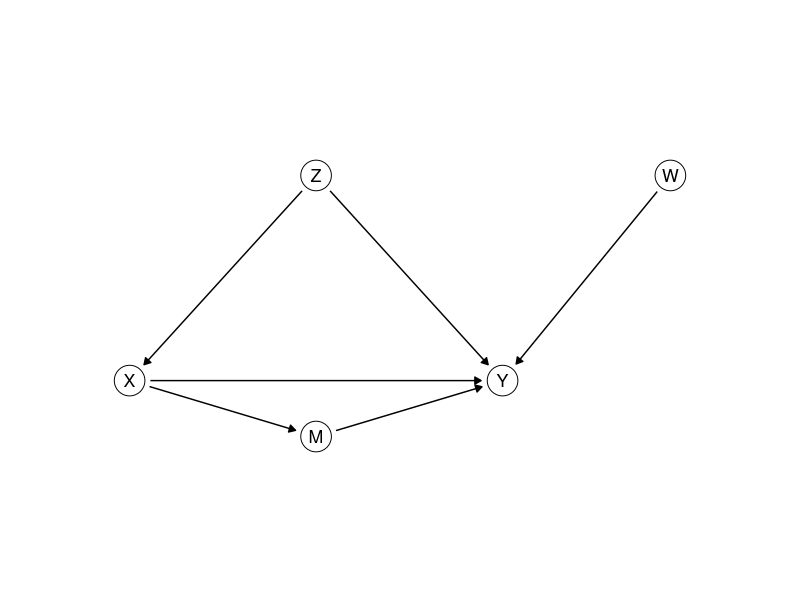

Write R code to recreate this figure.
## ---- chunk 1
library(ggplot2)
library(dplyr)
theme_set(theme_minimal())
set.seed(313)

# Causal graphs: letters in circles, one panel per value of `panel`. A circle's size is
# fixed on the page, in inches, while the figure's size decides how many inches a data
# unit is. draw_dag measures both on the graphics device open when it is called, and
# stops every arrow `gap` inches short of the circles.
draw_dag <- function(nodes, edges, xlim = c(-0.5, 2.5), ylim = c(-0.4, 1.4), gap = 0.05) {
  if (!"panel" %in% names(nodes)) { nodes$panel <- ""; edges$panel <- "" }
  dot <- 10; stroke <- 0.5; lw <- 0.5
  p <- ggplot() +
    geom_point(data = nodes, aes(x, y), size = dot, shape = 21, fill = "white", stroke = stroke) +
    geom_text(data = nodes, aes(x, y, label = name), size = 4.5) +
    facet_wrap(~ panel, nrow = 1) +
    coord_fixed(xlim = xlim, ylim = ylim) +
    theme_void()
  # inches per data unit: the panels share what the strips and spacing leave of the figure
  inch <- function(u, f) f(u, "in", valueOnly = TRUE)
  g <- ggplotGrob(p)
  pp <- ggplot_build(p)$layout$panel_params[[1]]
  per_unit <- min((dev.size("in")[1] - sum(inch(g$widths, grid::convertWidth))) /
                    (length(unique(nodes$panel)) * diff(pp$x.range)),
                  (dev.size("in")[2] - sum(inch(g$heights, grid::convertHeight))) / diff(pp$y.range))
  # R draws a circle of radius 0.375 times its font size (shape 21); outline included
  r <- 0.375 * (dot * .pt + stroke * .stroke / 2) / 72 + stroke * .stroke / 2 / 96 / 2
  e <- edges |>
    left_join(nodes, by = c("panel", "from" = "name")) |> rename(x0 = x, y0 = y) |>
    left_join(nodes, by = c("panel", "to" = "name")) |>
    mutate(len = sqrt((x - x0)^2 + (y - y0)^2), ux = (x - x0) / len, uy = (y - y0) / len,
           # the end also clears half the line width, which the rounded tip adds
           s0 = (r + gap) / per_unit, s1 = (r + gap + lw * .pt / 96 / 2) / per_unit,
           xs = x0 + s0 * ux, ys = y0 + s0 * uy, xe = x - s1 * ux, ye = y - s1 * uy)
  p + geom_segment(data = e, aes(x = xs, y = ys, xend = xe, yend = ye),
                   arrow = arrow(length = unit(0.18, "cm"), type = "closed"), linewidth = lw)
}
## ---- chunk 2
draw_dag(data.frame(name = c("Z", "X", "M", "Y", "W"),
                    x = c(1, 0, 1, 2, 2.9), y = c(1.1, 0, -0.3, 0, 1.1)),
         data.frame(from = c("Z", "Z", "X", "M", "X", "W"),
                    to = c("X", "Y", "M", "Y", "Y", "Y")),
         xlim = c(-0.5, 3.4), ylim = c(-0.6, 1.4))
## ---- chunk 3
n <- 10000
# program 1: X causes Y
X1 <- rnorm(n); Y1 <- 2 * X1 + rnorm(n)
# program 2: Z causes both
Z2 <- rnorm(n); X2 <- Z2 + rnorm(n); Y2 <- Z2 + rnorm(n)
# program 3: X causes Y through M
X3 <- sqrt(2) * rnorm(n); M3 <- X3 + sqrt(2) * rnorm(n); Y3 <- 0.5 * M3 + rnorm(n)
## ---- chunk 4
slopes <- c(coef(lm(Y1 ~ X1))[2], coef(lm(Y2 ~ X2))[2], coef(lm(Y3 ~ X3))[2])
do1 <- c(mean(2 * 1 + rnorm(n)),                    # X set to 1, later statements re-run
         mean(Z2 + rnorm(n)),
         mean(0.5 * (1 + sqrt(2) * rnorm(n)) + rnorm(n)))
do0 <- c(mean(2 * 0 + rnorm(n)),                    # X set to 0
         mean(Z2 + rnorm(n)),
         mean(0.5 * (0 + sqrt(2) * rnorm(n)) + rnorm(n)))
round(rbind(slope = slopes, effect = do1 - do0), 2)
round(coef(lm(Y2 ~ X2 + Z2))[2], 2)    # program 2, adjusting for Z
round(coef(lm(Y3 ~ X3 + M3))[2], 2)    # program 3, adjusting for M
## ---- chunk 5
cells <- data.frame(Z = c(1, 1, 0, 0), X = c(1, 0, 1, 0),
                    n = c(400, 100, 100, 400), passed = c(320, 70, 50, 120))
students <- bind_rows(
  cells |> mutate(Y = 1, count = passed),
  cells |> mutate(Y = 0, count = n - passed)
) |>
  select(Z, X, Y, count) |>
  tidyr::uncount(count)
nrow(students)
## ---- chunk 6
students |> group_by(X) |> summarize(rate = mean(Y))

rows <- students |>
  group_by(Z) |>
  summarize(diff = mean(Y[X == 1]) - mean(Y[X == 0]),
            share = n() / nrow(students))
sum(rows$diff * rows$share)

rate <- function(z, x) {
  ifelse(z == 1, ifelse(x == 1, 0.8, 0.7), ifelse(x == 1, 0.5, 0.3))
}
one_trial <- function() {
  Z <- rep(c(1, 0), each = 500)
  X <- rbinom(1000, 1, 0.5)
  Y <- rbinom(1000, 1, rate(Z, X))
  mean(Y[X == 1]) - mean(Y[X == 0])
}
trials <- replicate(200, one_trial())
c(mean = mean(trials), sd = sd(trials))
## ---- chunk 7
set.seed(313)    # the sheet's seed, so this output does not depend on the chunks above it
n <- 10000
Z <- rbinom(n, 1, 0.5)
X <- rbinom(n, 1, ifelse(Z == 1, 0.8, 0.2))
Y <- rbinom(n, 1, 0.3 + 0.1 * X + 0.3 * Z)
observed <- mean(Y[X == 1]) - mean(Y[X == 0])
d1 <- mean(Y[X == 1 & Z == 1]) - mean(Y[X == 0 & Z == 1])   # within Z = 1
d0 <- mean(Y[X == 1 & Z == 0]) - mean(Y[X == 0 & Z == 0])   # within Z = 0
adjusted <- d1 * mean(Z == 1) + d0 * mean(Z == 0)
Y1 <- rbinom(n, 1, 0.3 + 0.1 * 1 + 0.3 * Z)    # everyone attends
Y0 <- rbinom(n, 1, 0.3 + 0.1 * 0 + 0.3 * Z)    # nobody attends
c(observed = observed, adjusted = adjusted, intervened = mean(Y1) - mean(Y0))

X95 <- rbinom(n, 1, ifelse(Z == 1, 0.95, 0.05))
Y95 <- rbinom(n, 1, 0.3 + 0.1 * X95 + 0.3 * Z)
mean(Y95[X95 == 1]) - mean(Y95[X95 == 0])      # observed, new referrals
